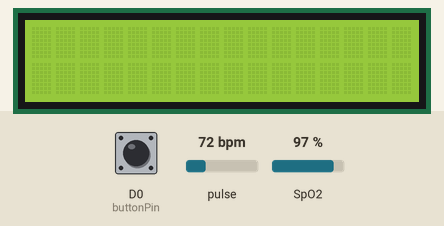
A sketch run on a simulated ESP8266 (NodeMCU). Parts: 16×2 character LCD. The test bench sets the inputs (shaded band); at power-on: D0 (buttonPin) HIGH, pulse 72 bpm, SpO2 97 %. WiFi joins after 1.5 s; servers stay silent unless stated; what the sketch prints to the serial monitor is not drawn.

Above: at 3.0 s.
3.1 s: D0 (buttonPin) pulled LOW for 0.15 s
6.2 s: D0 (buttonPin) pulled LOW for 1 s
At 7.7 s:
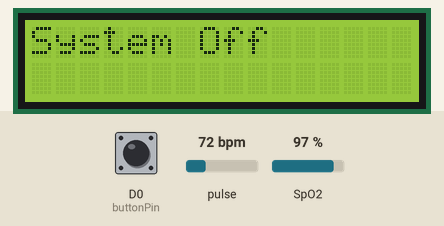
8.7 s: D0 (buttonPin) pulled LOW for 0.15 s
At 9.1 s:
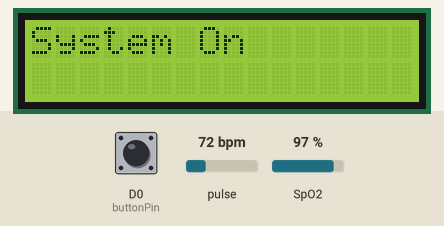
11.8 s: pulse set to 42 bpm
At 13.4 s:
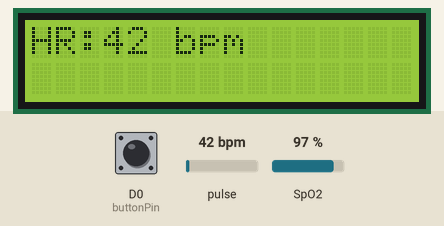
14.2 s: pulse set to 70 bpm
At 17.1 s:
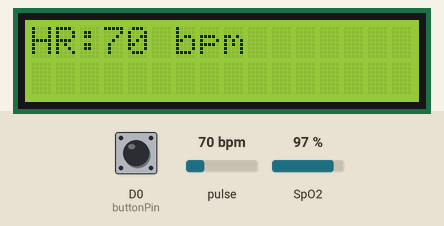
17.2 s: pulse set to 100 bpm
At 21.02 s:
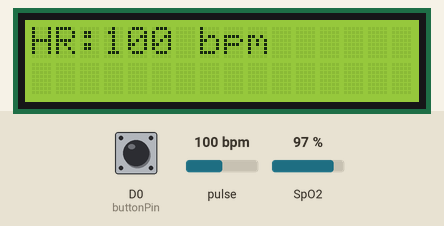
Timing chart, 0 to 21.2 s (numbered marks = the images above; inputs shaded):
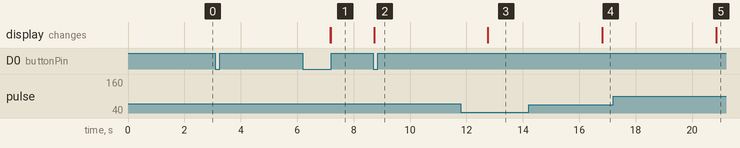

The sketch:

ESP8266_DFRobotMAX30102_Blynk_LCD_V2.ino
```cpp
#define BLYNK_PRINT Serial

#define BLYNK_TEMPLATE_ID "TMPL6MrVrGpr4"
#define BLYNK_TEMPLATE_NAME "Medical Check Up Detak Jantung dan Tekanan Darah"
#define BLYNK_AUTH_TOKEN "M_PFcwIgjlBTG2LWbO8mdojUuH-tkoAa"

#include <Wire.h>
#include <LiquidCrystal_I2C.h>
#include <DFRobot_MAX30102.h>
#include <WiFiClient.h>
#include <ESP8266WiFi.h>
#include <BlynkSimpleEsp8266.h>

char ssid[] = "NINOT";
char pass[] = "ikancupang";

LiquidCrystal_I2C lcd(0x27, 16, 2); // Address LCD I2C dan ukuran (16x2)
DFRobot_MAX30102 particleSensor;

bool fingerDetected = false;
const int buttonPin = D0; // Pin untuk push button
bool systemOn = false;
unsigned long lastDebounceTime = 0;
unsigned long debounceDelay = 50; // the debounce time; increase if the output flickers

void setup()
{
  Serial.begin(115200);

  pinMode(buttonPin, INPUT_PULLUP); // Mengatur pin D0 sebagai input dengan pull-up internal

  if (!particleSensor.begin())
  {
    Serial.println("MAX30102 was not found");
    while (1)
    {
      delay(1000);
    }
  }

  particleSensor.sensorConfiguration(50, SAMPLEAVG_4, MODE_MULTILED, SAMPLERATE_100, PULSEWIDTH_411, ADCRANGE_16384);

  lcd.init();
  lcd.backlight();

  Blynk.begin(BLYNK_AUTH_TOKEN, ssid, pass);

  // You can also specify server:
  // Blynk.begin(BLYNK_AUTH_TOKEN, "blynk-cloud.com", 80);
  // Blynk.begin(BLYNK_AUTH_TOKEN, ssid, pass, IPAddress(192,168,1,100), 8080);
}

int32_t SPO2;
int8_t SPO2Valid;
int32_t heartRate;
int8_t heartRateValid;

void loop()
{
  Blynk.run();

  int buttonState = digitalRead(buttonPin);

  if (buttonState == LOW) {
    unsigned long currentTime = millis();
    if ((currentTime - lastDebounceTime) > debounceDelay) {
      lastDebounceTime = currentTime;
      systemOn = !systemOn; // Toggle system state
      if (systemOn) {
        Serial.println("System turned on");
        lcd.clear();
        lcd.setCursor(0, 0);
        lcd.print("System On       ");
      } else {
        Serial.println("System turned off");
        lcd.clear();
        lcd.setCursor(0, 0);
        lcd.print("System Off      ");
        return; // Stop further execution if the system is turned off
      }
    }
  }

  if (systemOn) {
    long irValue = particleSensor.getIR();
    Serial.print("IR=");
    Serial.print(irValue);

    if (irValue < 45000) {
      Serial.println("  No finger?");
      fingerDetected = false;

      lcd.setCursor(0, 0);
      lcd.print("No Finger       ");
    } else {
      if (!fingerDetected) {
        fingerDetected = true;
        lcd.setCursor(0, 0);
        lcd.print("                "); // Menghapus pesan "No Finger"
      }
      particleSensor.heartrateAndOxygenSaturation(&SPO2, &SPO2Valid, &heartRate, &heartRateValid);

      if (heartRate == -999) {
        Serial.println("letakkan jari dengan benar");
        lcd.setCursor(0, 0);
        lcd.print("letakkan jari   ");
        lcd.setCursor(0, 1);
        lcd.print("dengan benar    ");
      } else {
        Serial.print(F("heartRate="));
        Serial.print(heartRate, DEC);
        Serial.print(F(", heartRateValid="));
        Serial.println(heartRateValid, DEC);

        lcd.setCursor(0, 0);
        lcd.print("HR:");
        lcd.print(heartRate);
        lcd.print(" bpm        ");
        lcd.setCursor(0, 1);
        lcd.print("                ");

        Blynk.virtualWrite(V7, heartRate);
        //Blynk.virtualWrite(V8, SPO2);
      }
    }

    Serial.println();
  }
}
```

Measured:
- after the input at 3.1 s, every drawn part: stays the same
- after the input at 6.2 s, the display: first differs from a run without the input after 0.99 s (image 1)
- after the input at 8.7 s, the display: changes at once (image 2)
- after the input at 11.8 s, the display: changes after 0.96 s (image 3)
- after the input at 14.2 s, the display: changes after 2.6 s (image 4)
- after the input at 17.2 s, the display: changes after 3.6 s (image 5)
